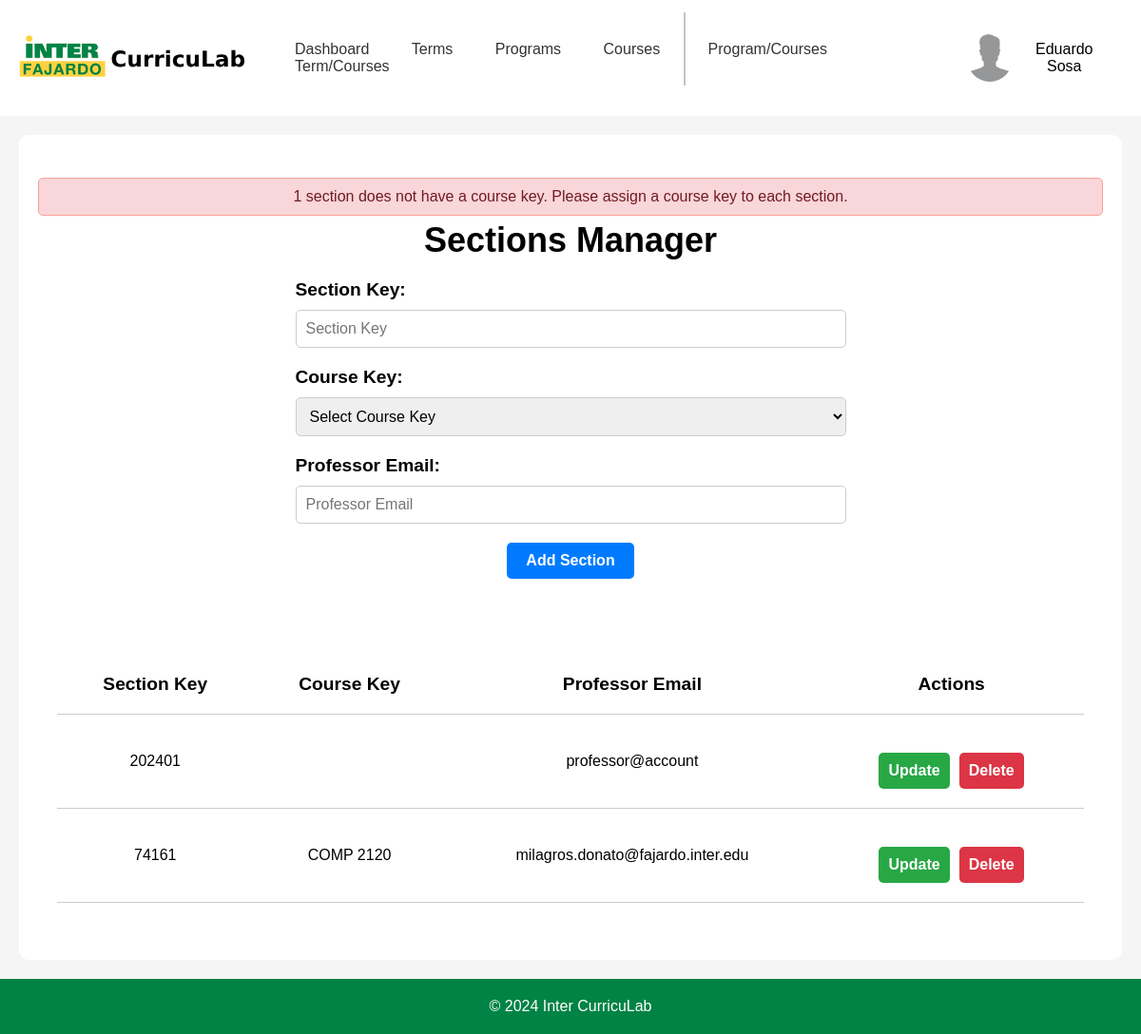
/templates/adminPages/adminSection.php (signed in), run on an earlier commit of the app's database.
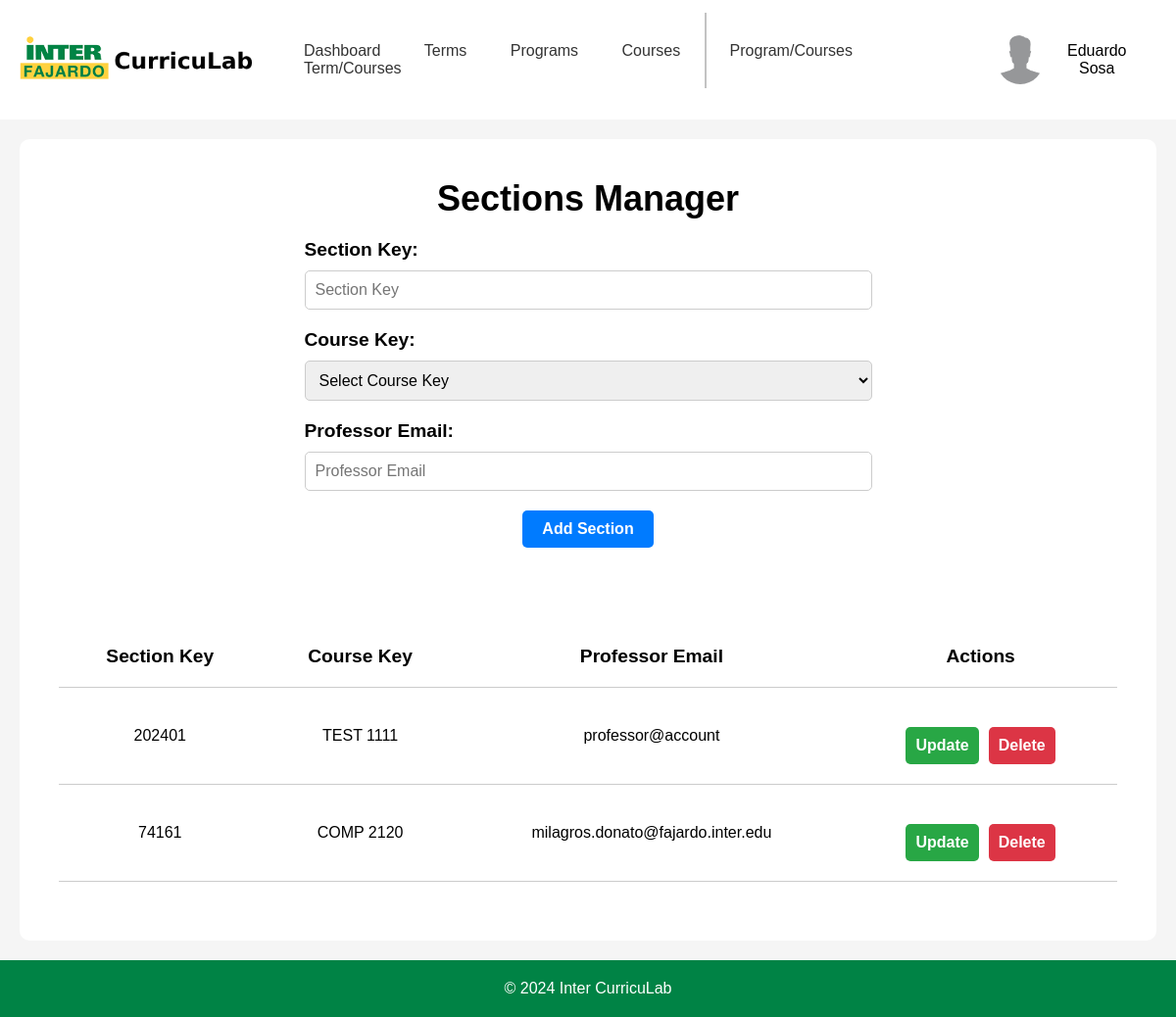
And on a later commit of the database.
### tables this page shows
CREATE TABLE "section" (
	"SectionID"	INTEGER NOT NULL UNIQUE,
	"SectionKey"	TEXT,
	"CourseKey"	TEXT,
	"ProfessorEmail"	TEXT,
	PRIMARY KEY("SectionID" AUTOINCREMENT)
);

### templates/adminPages/adminSection.php (the view, shortened to what this page needs)
<?php
$config = require_once '../../backend/php/config.php';
if (!isset($_SESSION['email'])) {
    header('Location: ../index.php');
    exit;
} else {
    if ($config['db']['type'] === 'sqlite') {
        $db = new SQLite3($config['db']['sqlite']['path']);
    } elseif ($config['db']['type'] === 'mysql') {
        $dsn = "mysql:host={$config['db']['mysql']['host']};dbname={$config['db']['mysql']['dbname']}";
        $db = new PDO($dsn, $config['db']['mysql']['username'], $config['db']['mysql']['password']);
    }
    $error = cleanUpSection();
    $stmt = $db->prepare('SELECT * FROM section');
    $result = $stmt->execute();
    $sections = $result->fetchArray(SQLITE3_ASSOC);
    $sections = [];
    if (isset($_POST['sort'])) {
        $sections = sortTable();
    } else {
        $stmt = $db->prepare('SELECT * FROM section');
        $result = $stmt->execute();
        $sections = fetchAllRows($result);
    }
}
function fetchAllRows($result) {
    $rows = [];
    while ($row = $result->fetchArray(SQLITE3_ASSOC)) {
        $rows[] = $row;
    }
    return $rows;
}
function cleanUpSection() {
    $counter = 0;
    global $db;
    $stmt = $db->prepare('SELECT * FROM section');
    $result = $stmt->execute();
    $sections = fetchAllRows($result);
    foreach ($sections as $section) {
        $stmt = $db->prepare('SELECT * FROM course WHERE CourseKey = :courseKey');
        $stmt->bindValue(':courseKey', $section['CourseKey'], SQLITE3_TEXT);
        $result = $stmt->execute();
        $course = $result->fetchArray(SQLITE3_ASSOC);
        if (!$course) {
            $counter++;
        }
    }
    if ($counter > 0) {
        if ($counter > 1) {
            return $counter . ' sections do not have a course key. Please assign a course key to each section.';
        } else {
            return $counter . ' section does not have a course key. Please assign a course key to each section.';
        }
    }
    return null;
}
?>
<!DOCTYPE html>
<html lang="en">
<head>
    <link rel="stylesheet" href="../../static/css/headerFooter.css">
    <link rel="stylesheet" href="../../static/css/adminSection.css">
</head>
<body>
    <div id="headerNav">
        <div class="logo">
            <a href="adminDashboard.php">
                <img src="../../static/img/inter-logo-full.png" alt="Inter CurricuLab">
            </a>
        </div>
        <nav>
            <a href="adminDashboard.php">Dashboard</a>
            <a href="adminTerms.php">Terms</a>
            <a href="adminPrograms.php">Programs</a>
            <div class="dropdown">
                <a href="adminCourses.php">Courses</a>
            </div>
            <a class="navDivider"></a>
            <a href="adminProgramCourses.php">Program/Courses</a>
            <a href="adminTermCourses.php" class="active">Term/Courses</a>
        </nav>
        <div class="userBox">
            <button onclick="myFunction()" class="userDropdownButton">
                <img src="../../static/img/userProfile.jpg" alt="User" >
                <?php
                echo $_SESSION['firstName'] . ' ' . $_SESSION['lastName'];
                ?>
            </button>
        </div>
    </div>
    <div id="container">
        <div class="container-upperBox">
            <div class="sectionsForm">
                <?php
                if ($error !== null) {
                    echo '<div class="error">';
                    echo '<p>' . htmlspecialchars($error) . '</p>';
                    echo '</div>';
                }
                ?>
                <div class="header">
                    <h2>Sections Manager</h2>
                </div>
                <div class="form-container">
                    <form method="POST">
                        <div class="inputBox">
                            <label for="sectionKey">Section Key:</label>
                            <input type="text" name="sectionKey" id="sectionKey" placeholder="Section Key" required>
                        </div>
                        <div class="inputBox">
                            <label for="courseKey">Course Key:</label>
                            <select name="courseKey" id="courseKey">
                                <option value="" hidden="hidden" selected>Select Course Key</option>
                            </select>
                        </div>
                        <div class="inputBox">
                            <label for="professorEmail">Professor Email:</label>
                            <input type="email" name="professorEmail" id="professorEmail" placeholder="Professor Email" required>
                        </div>
                        <div class="inputBox">
                            <button type="submit">Add Section</button>
                        </div>
                    </form>
                </div>
            </div>
            <div class="sectionsTable">
                <table>
                    <tr>
                        <th>
                            <form method="POST">
                                <button type="submit" name="sort" value="SectionKey">Section Key</button>
                            </form>
                        </th>
                        <th>
                            <form method="POST">
                                <button type="submit" name="sort" value="CourseKey">Course Key</button>
                            </form>
                        </th>
                        <th>
                            <form method="POST">
                                <button type="submit" name="sort" value="ProfessorEmail">Professor Email</button>
                            </form>
                        </th>
                        <th>Actions</th>
                    </tr>
                    <?php
                    foreach ($sections as $row) {
                        echo '<tr>';
                        echo '<td>' . htmlspecialchars($row['SectionKey'] ?? '') . '</td>';
                        echo '<td>' . htmlspecialchars($row['CourseKey'] ?? '') . '</td>';
                        echo '<td>' . htmlspecialchars($row['ProfessorEmail'] ?? '') . '</td>';
                        echo '<td>';
                        ?>
                        <div class="actionButtons">
                            <button class="updateButton">Update</button>
                            <form method="POST">
                                <button class="deleteButton" type="submit">Delete</button>
                            </form>
                        </div>
                        <?php
                        echo '</td>';
                        echo '</tr>';
                    }
                    ?>
                </table>
            </div>
        </div>
    </div>
    <footer>
        <p>&copy; 2024 Inter CurricuLab</p>
    </footer>
</body>
</html>

### static/css/headerFooter.css (style rules this page uses)
* { margin: 0; padding: 0; box-sizing: border-box; font-family: 'Poppins', sans-serif; }
body { display: flex; flex-direction: column; min-height: 100vh; }
#headerNav { display: flex; justify-content: space-between; align-items: center; }
.logo { margin: 20px; }
.logo img { width: 250px; }
nav a:not(.navDivider) { padding: 20px; text-decoration: none; color: #333; border-radius: 5px; }
.navDivider { margin-right: 4px; border-right: 2px solid #c3c3c3; padding: 30px 0; }
.userBox { margin: 20px; }
.userDropdownButton { padding: 16px; font-size: 16px; border: none; cursor: pointer; background-color: transparent; border-radius: 5px; }
.userBox { position: relative; display: inline-block; }
.userBox img { width: 50px; height: 50px; border-radius: 50%; margin-right: 10px; }
.userDropdownButton img { pointer-events: none; }
.userBox button { display: flex; align-items: center; justify-content: center; }
.dropdown { position: relative; display: inline-block; }
footer { background-color: #008345; color: white; text-align: center; padding: 20px; margin-top: auto; }

### static/css/adminSection.css (style rules this page uses)
#container { display: flex; flex-direction: column; background-color: #f5f5f5; flex-grow: 1; }
.container-upperBox { display: flex; flex-direction: column; align-items: center; background-color: white; margin: 20px; padding: 20px; border-radius: 10px; flex-grow: 1; }
.sectionsForm { display: flex; flex-direction: column; align-items: center; width: 100%; margin: 20px 0; }
.sectionsForm .header { font-size: 1.5em; font-weight: bold; margin-bottom: 20px; }
.sectionsForm .inputBox:not(:last-child) { display: flex; flex-direction: column; width: 100%; margin-bottom: 20px; }
.sectionsForm .inputBox:last-child { display: flex; justify-content: center; align-items: center; width: 100%; margin-bottom: 20px; }
.sectionsForm .inputBox label { font-size: 1.2em; font-weight: bold; margin-bottom: 10px; }
.sectionsForm .inputBox input, .sectionsForm .inputBox select, .sectionsForm .inputBox textarea { width: 100%; padding: 10px; margin-right: 350px; font-size: 1em; border-radius: 5px; border: 1px solid #ccc; }
.sectionsForm .inputBox button { padding: 10px 20px; font-size: 1em; font-weight: bold; color: white; background-color: #007bff; border: none; border-radius: 5px; cursor: pointer; }
.sectionsTable { display: flex; flex-direction: column; align-items: center; background-color: white; margin: 20px; padding: 20px; border-radius: 10px; flex-grow: 1; width: 100%; }
.sectionsTable table { width: 100%; border-collapse: collapse; }
.sectionsTable table th { padding: 20px; text-align: center; border-bottom: 1px solid #ccc; font-size: 1.2em; }
.sectionsTable table th button { font-size: 1em; font-weight: bold; background-color: transparent; border: none; border-radius: 5px; cursor: pointer; }
.sectionsTable table td { padding: 20px; border-bottom: 1px solid #ccc; text-align: center; }
.actionButtons { display: flex; justify-content: center; align-items: center; width: 100%; margin-top: 20px; }
.updateButton { padding: 10px 10px; margin: 0 5px; font-size: 1em; font-weight: bold; color: white; background-color: #28a745; border: none; border-radius: 5px; cursor: pointer; }
.deleteButton { padding: 10px 10px; margin: 0 5px; font-size: 1em; font-weight: bold; color: white; background-color: #dc3545; border: none; border-radius: 5px; cursor: pointer; }
.error { background-color: #F8D6D9; color: #711B23; border: 1px solid #F8A199; padding: 10px 20px; margin: 5px 0; border-radius: 5px; width: 100%; text-align: center; }

What changed in the data, as far as the page shows it:
changed section "professor@account": CourseKey (not shown) → "TEST 1111"
Also different on the page:
$error: "1 section does not have a course key. Please assign a course key to each section." → (not shown)
